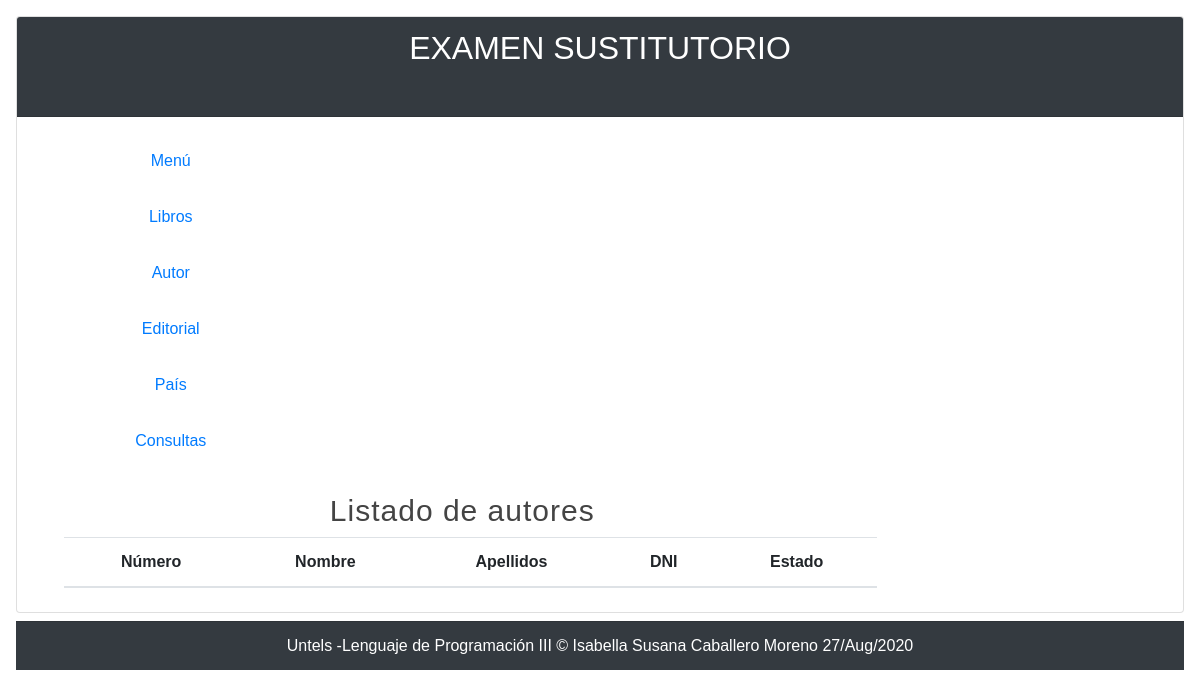
The page /listar-autor/ on the database as committed earlier.
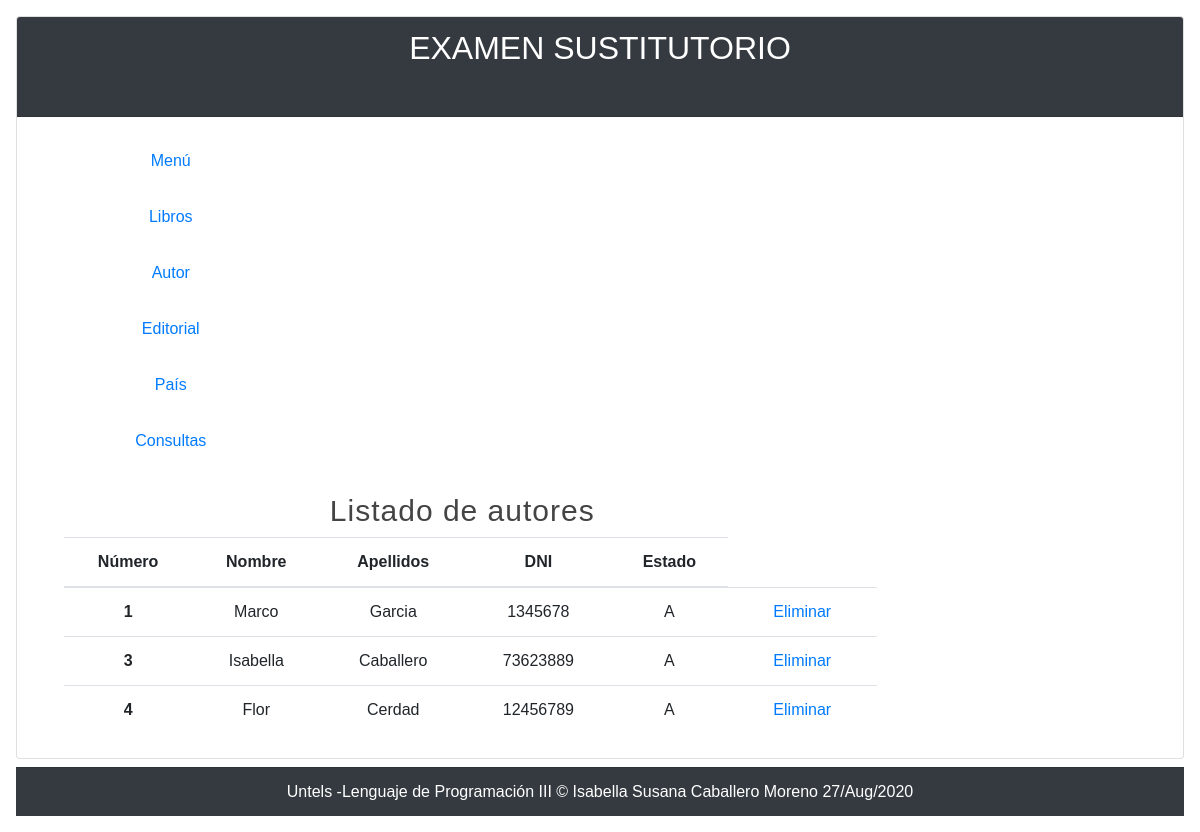
The same page on the database as committed later.
### miapp/models.py (models this page shows)
class Autor(models.Model):
    idautor = models.IntegerField()
    nombre = models.CharField(max_length=100)
    apellidos = models.CharField(max_length=100)
    dni = models.CharField(max_length=8)
    estado= models.CharField(max_length=1)

### miapp/views.py (the view)
# urls.py: path('listar-autor/', views.listar_autor, name="listar_autor"),
def listar_autor(request):
    autores = Autor.objects.all()
    return render(request,'autores.html',{
        'autores': autores,
        'titulo': 'Listado de autores'
    })

### miapp/templates/autores.html (shortened to what this page needs)
{% extends 'layout.html' %}
{% block content %}
    <h1 class="title">{{titulo}}</h1>
    <ul>
          <table class="table table-hover">
    <thead>
        <tr>
        <th scope="col">Número</th>
        <th scope="col">Nombre</th>
        <th scope="col">Apellidos</th>
        <th scope="col">DNI</th>
        <th scope="col">Estado</th>
        </tr>
    </thead>
    <tbody>
    {% for autor in autores %}
        <tr>
        <th scope="row">{{autor.idautor}}</th>
        <td>{{autor.nombre}}</td>
        <td>{{autor.apellidos}}</td>
        <td>{{autor.dni}}</td>
        <td>{{autor.estado}}</td>
         <td><a href="{% url 'eliminar_autor' id=autor.idautor %}">Eliminar</td>
        </tr>
        {% endfor %}
  </tbody>
</table>
    </ul>
{% endblock %}

Rows that differ between the two databases and show on the page:
added Autor: idautor "1", nombre "Marco", apellidos "Garcia", dni "1345678", estado "A"
added Autor: idautor "3", nombre "Isabella", apellidos "Caballero", dni "73623889", estado "A"
added Autor: idautor "4", nombre "Flor", apellidos "Cerdad", dni "12456789", estado "A"
